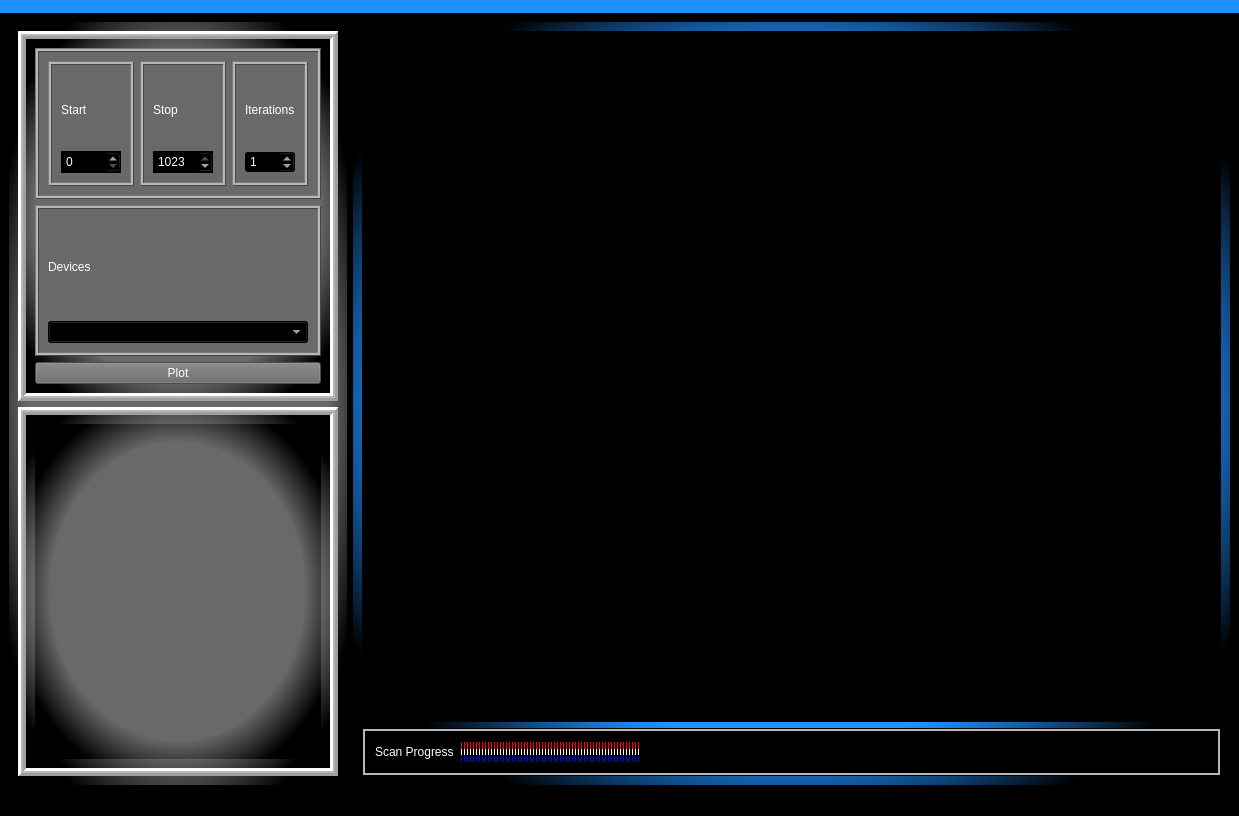
<?xml version="1.0" encoding="UTF-8"?>
<ui version="4.0">
 <class>MainWindow</class>
 <widget class="QMainWindow" name="MainWindow">
  <property name="windowModality">
   <enum>Qt::WindowModality::NonModal</enum>
  </property>
  <property name="geometry">
   <rect>
    <x>0</x>
    <y>0</y>
    <width>1239</width>
    <height>816</height>
   </rect>
  </property>
  <property name="minimumSize">
   <size>
    <width>1239</width>
    <height>816</height>
   </size>
  </property>
  <property name="maximumSize">
   <size>
    <width>16777214</width>
    <height>16777215</height>
   </size>
  </property>
  <property name="windowTitle">
   <string>GraphApp</string>
  </property>
  <property name="layoutDirection">
   <enum>Qt::LayoutDirection::LeftToRight</enum>
  </property>
  <property name="autoFillBackground">
   <bool>false</bool>
  </property>
  <property name="styleSheet">
   <string notr="true">background-color: b;
border-color: black</string>
  </property>
  <widget class="QWidget" name="centralwidget">
   <property name="sizePolicy">
    <sizepolicy hsizetype="Ignored" vsizetype="Ignored">
     <horstretch>0</horstretch>
     <verstretch>0</verstretch>
    </sizepolicy>
   </property>
   <property name="autoFillBackground">
    <bool>false</bool>
   </property>
   <property name="styleSheet">
    <string notr="true"/>
   </property>
   <layout class="QHBoxLayout" name="horizontalLayout_2">
    <item>
     <widget class="QFrame" name="leftFrame">
      <property name="styleSheet">
       <string notr="true">background-color:  qradialgradient(spread:pad, cx:0.5, cy:0.5, radius:0.877, fx:0.496786, fy:0.499, stop:0.507 dimgrey stop:0.674877 black)</string>
      </property>
      <layout class="QVBoxLayout" name="verticalLayout_7">
       <item>
        <widget class="QFrame" name="inputsFrame">
         <property name="autoFillBackground">
          <bool>false</bool>
         </property>
         <property name="frameShape">
          <enum>QFrame::Shape::Box</enum>
         </property>
         <property name="frameShadow">
          <enum>QFrame::Shadow::Raised</enum>
         </property>
         <property name="lineWidth">
          <number>3</number>
         </property>
         <property name="midLineWidth">
          <number>2</number>
         </property>
         <layout class="QVBoxLayout" name="verticalLayout_4">
          <item>
           <widget class="QFrame" name="start_stop_iterationsFrame">
            <property name="autoFillBackground">
             <bool>false</bool>
            </property>
            <property name="styleSheet">
             <string notr="true">background-color:  dimgrey
</string>
            </property>
            <property name="frameShape">
             <enum>QFrame::Shape::Box</enum>
            </property>
            <property name="frameShadow">
             <enum>QFrame::Shadow::Raised</enum>
            </property>
            <property name="midLineWidth">
             <number>2</number>
            </property>
            <layout class="QHBoxLayout" name="horizontalLayout_4">
             <item alignment="">
              <widget class="QFrame" name="startBox">
               <property name="minimumSize">
                <size>
                 <width>80</width>
                 <height>60</height>
                </size>
               </property>
               <property name="styleSheet">
                <string notr="true">background-color: dimgrey</string>
               </property>
               <property name="frameShape">
                <enum>QFrame::Shape::Box</enum>
               </property>
               <property name="frameShadow">
                <enum>QFrame::Shadow::Raised</enum>
               </property>
               <property name="lineWidth">
                <number>1</number>
               </property>
               <property name="midLineWidth">
                <number>2</number>
               </property>
               <layout class="QVBoxLayout" name="verticalLayout">
                <item>
                 <widget class="QLabel" name="startLabel">
                  <property name="styleSheet">
                   <string notr="true">color: white</string>
                  </property>
                  <property name="text">
                   <string>Start </string>
                  </property>
                 </widget>
                </item>
                <item>
                 <widget class="QSpinBox" name="startSpinbox">
                  <property name="minimumSize">
                   <size>
                    <width>60</width>
                    <height>20</height>
                   </size>
                  </property>
                  <property name="autoFillBackground">
                   <bool>true</bool>
                  </property>
                  <property name="styleSheet">
                   <string notr="true">background-color: black; color: white</string>
                  </property>
                  <property name="maximum">
                   <number>1023</number>
                  </property>
                 </widget>
                </item>
               </layout>
              </widget>
             </item>
             <item alignment="">
              <widget class="QFrame" name="stopBox">
               <property name="minimumSize">
                <size>
                 <width>80</width>
                 <height>60</height>
                </size>
               </property>
               <property name="styleSheet">
                <string notr="true">background-color: dimgrey</string>
               </property>
               <property name="frameShape">
                <enum>QFrame::Shape::Box</enum>
               </property>
               <property name="frameShadow">
                <enum>QFrame::Shadow::Raised</enum>
               </property>
               <property name="midLineWidth">
                <number>2</number>
               </property>
               <layout class="QVBoxLayout" name="verticalLayout_5">
                <item>
                 <widget class="QLabel" name="stopLabel">
                  <property name="styleSheet">
                   <string notr="true">color: white</string>
                  </property>
                  <property name="text">
                   <string>Stop</string>
                  </property>
                 </widget>
                </item>
                <item>
                 <widget class="QSpinBox" name="stopSpinbox">
                  <property name="minimumSize">
                   <size>
                    <width>60</width>
                    <height>20</height>
                   </size>
                  </property>
                  <property name="autoFillBackground">
                   <bool>true</bool>
                  </property>
                  <property name="styleSheet">
                   <string notr="true">background-color: black; color: white</string>
                  </property>
                  <property name="maximum">
                   <number>1023</number>
                  </property>
                  <property name="value">
                   <number>1023</number>
                  </property>
                 </widget>
                </item>
               </layout>
              </widget>
             </item>
             <item>
              <widget class="QFrame" name="iterations">
               <property name="minimumSize">
                <size>
                 <width>0</width>
                 <height>60</height>
                </size>
               </property>
               <property name="autoFillBackground">
                <bool>false</bool>
               </property>
               <property name="styleSheet">
                <string notr="true">color: black; background-color: dimgrey</string>
               </property>
               <property name="frameShape">
                <enum>QFrame::Shape::Box</enum>
               </property>
               <property name="frameShadow">
                <enum>QFrame::Shadow::Raised</enum>
               </property>
               <property name="midLineWidth">
                <number>2</number>
               </property>
               <layout class="QVBoxLayout" name="verticalLayout_3">
                <item>
                 <widget class="QLabel" name="iterationsLabel">
                  <property name="styleSheet">
                   <string notr="true">color: white</string>
                  </property>
                  <property name="text">
                   <string>Iterations</string>
                  </property>
                 </widget>
                </item>
                <item>
                 <widget class="QSpinBox" name="iterationsSpinbox">
                  <property name="minimumSize">
                   <size>
                    <width>30</width>
                    <height>20</height>
                   </size>
                  </property>
                  <property name="autoFillBackground">
                   <bool>false</bool>
                  </property>
                  <property name="styleSheet">
                   <string notr="true">background-color: black; color: white</string>
                  </property>
                  <property name="maximum">
                   <number>100</number>
                  </property>
                  <property name="value">
                   <number>1</number>
                  </property>
                 </widget>
                </item>
               </layout>
              </widget>
             </item>
            </layout>
           </widget>
          </item>
          <item>
           <widget class="QFrame" name="deviceFrame">
            <property name="styleSheet">
             <string notr="true">background-color:  dimgrey
</string>
            </property>
            <property name="frameShape">
             <enum>QFrame::Shape::Box</enum>
            </property>
            <property name="frameShadow">
             <enum>QFrame::Shadow::Raised</enum>
            </property>
            <property name="midLineWidth">
             <number>2</number>
            </property>
            <layout class="QVBoxLayout" name="verticalLayout_2">
             <item>
              <widget class="QLabel" name="deviceLabel">
               <property name="styleSheet">
                <string notr="true">color: white; background-color: dimgrey</string>
               </property>
               <property name="text">
                <string>Devices</string>
               </property>
              </widget>
             </item>
             <item>
              <widget class="QComboBox" name="deviceComboBox">
               <property name="autoFillBackground">
                <bool>false</bool>
               </property>
               <property name="styleSheet">
                <string notr="true">background-color: black; color:white</string>
               </property>
              </widget>
             </item>
            </layout>
           </widget>
          </item>
          <item>
           <widget class="QPushButton" name="plotButton">
            <property name="styleSheet">
             <string notr="true">color: white; background-color: dimgrey</string>
            </property>
            <property name="text">
             <string>Plot</string>
            </property>
           </widget>
          </item>
         </layout>
        </widget>
       </item>
       <item>
        <widget class="QFrame" name="imageFrame">
         <property name="maximumSize">
          <size>
           <width>16777215</width>
           <height>16777215</height>
          </size>
         </property>
         <property name="autoFillBackground">
          <bool>false</bool>
         </property>
         <property name="styleSheet">
          <string notr="true">background-color:  qradialgradient(spread:pad, cx:0.5, cy:0.5, radius:0.877, fx:0.496786, fy:0.499, stop:0.507 dimgrey stop:0.674877 black)</string>
         </property>
         <property name="frameShape">
          <enum>QFrame::Shape::Box</enum>
         </property>
         <property name="frameShadow">
          <enum>QFrame::Shadow::Raised</enum>
         </property>
         <property name="lineWidth">
          <number>3</number>
         </property>
         <property name="midLineWidth">
          <number>2</number>
         </property>
         <layout class="QHBoxLayout" name="horizontalLayout_3">
          <item>
           <widget class="QLabel" name="imageLabel">
            <property name="text">
             <string/>
            </property>
            <property name="pixmap">
             <pixmap>../../gus2.jpg</pixmap>
            </property>
            <property name="scaledContents">
             <bool>true</bool>
            </property>
           </widget>
          </item>
         </layout>
        </widget>
       </item>
      </layout>
     </widget>
    </item>
    <item>
     <widget class="QFrame" name="plotFrame">
      <property name="enabled">
       <bool>true</bool>
      </property>
      <property name="minimumSize">
       <size>
        <width>600</width>
        <height>600</height>
       </size>
      </property>
      <property name="layoutDirection">
       <enum>Qt::LayoutDirection::LeftToRight</enum>
      </property>
      <property name="autoFillBackground">
       <bool>false</bool>
      </property>
      <property name="styleSheet">
       <string notr="true">background-color: qradialgradient(spread:pad, cx:0.5, cy:0.5, radius:0.877, fx:0.496786, fy:0.499, stop:0.507 dodgerblue, stop:0.674877 rgba(0, 0, 0, 255))</string>
      </property>
      <property name="frameShape">
       <enum>QFrame::Shape::Box</enum>
      </property>
      <property name="frameShadow">
       <enum>QFrame::Shadow::Sunken</enum>
      </property>
      <property name="lineWidth">
       <number>0</number>
      </property>
      <property name="midLineWidth">
       <number>0</number>
      </property>
      <layout class="QVBoxLayout" name="verticalLayout_6">
       <item>
        <widget class="PlotWidget" name="plotWidget">
         <property name="maximumSize">
          <size>
           <width>16777215</width>
           <height>16777215</height>
          </size>
         </property>
         <property name="autoFillBackground">
          <bool>true</bool>
         </property>
         <property name="styleSheet">
          <string notr="true">background-color: black;
color: dodgerblue</string>
         </property>
         <property name="frameShape">
          <enum>QFrame::Shape::NoFrame</enum>
         </property>
         <property name="frameShadow">
          <enum>QFrame::Shadow::Plain</enum>
         </property>
         <property name="lineWidth">
          <number>0</number>
         </property>
         <property name="midLineWidth">
          <number>0</number>
         </property>
        </widget>
       </item>
       <item>
        <widget class="QFrame" name="progressBarFrame">
         <property name="maximumSize">
          <size>
           <width>16777215</width>
           <height>16777215</height>
          </size>
         </property>
         <property name="autoFillBackground">
          <bool>false</bool>
         </property>
         <property name="styleSheet">
          <string notr="true">background-color: b</string>
         </property>
         <property name="frameShape">
          <enum>QFrame::Shape::Box</enum>
         </property>
         <property name="frameShadow">
          <enum>QFrame::Shadow::Sunken</enum>
         </property>
         <property name="lineWidth">
          <number>1</number>
         </property>
         <property name="midLineWidth">
          <number>2</number>
         </property>
         <layout class="QHBoxLayout" name="horizontalLayout">
          <item>
           <widget class="QLabel" name="progressBarLabel">
            <property name="autoFillBackground">
             <bool>false</bool>
            </property>
            <property name="styleSheet">
             <string notr="true">background-color: black; color: white</string>
            </property>
            <property name="text">
             <string>Scan Progress</string>
            </property>
           </widget>
          </item>
          <item>
           <widget class="QProgressBar" name="progressBar">
            <property name="enabled">
             <bool>true</bool>
            </property>
            <property name="styleSheet">
             <string notr="true">QProgressBar {
	border: 2px grey;
	border-radius: 5px;
}
QProgressBar::chunk {
	background-color:qlineargradient(spread:pad, x1:0, y1:0, x2:0, y2:1, stop:0 rgba(255, 0, 0, 255), stop:0.339795 rgba(255, 0, 0, 255), stop:0.339799 rgba(255, 255, 255, 255), stop:0.662444 rgba(255, 255, 255, 255), stop:0.662469 rgba(0, 0, 255, 255), stop:1 rgba(0, 0, 255, 255));
	width: 0.5px;
	margin: 1px;
	border-radius: 5px;
}</string>
            </property>
            <property name="value">
             <number>24</number>
            </property>
            <property name="textVisible">
             <bool>false</bool>
            </property>
           </widget>
          </item>
         </layout>
        </widget>
       </item>
      </layout>
     </widget>
    </item>
   </layout>
  </widget>
  <widget class="QMenuBar" name="menuBar">
   <property name="geometry">
    <rect>
     <x>0</x>
     <y>0</y>
     <width>1239</width>
     <height>21</height>
    </rect>
   </property>
   <property name="autoFillBackground">
    <bool>false</bool>
   </property>
   <property name="styleSheet">
    <string notr="true">color: dodgerblue;
background-color: black</string>
   </property>
   <property name="defaultUp">
    <bool>false</bool>
   </property>
   <property name="nativeMenuBar">
    <bool>false</bool>
   </property>
  </widget>
  <widget class="QStatusBar" name="statusBar"/>
  <widget class="QToolBar" name="toolBar">
   <property name="mouseTracking">
    <bool>false</bool>
   </property>
   <property name="acceptDrops">
    <bool>false</bool>
   </property>
   <property name="windowTitle">
    <string>toolBar</string>
   </property>
   <property name="autoFillBackground">
    <bool>false</bool>
   </property>
   <property name="styleSheet">
    <string notr="true">color: b;
background-color: dodgerblue</string>
   </property>
   <property name="movable">
    <bool>false</bool>
   </property>
   <property name="iconSize">
    <size>
     <width>16</width>
     <height>16</height>
    </size>
   </property>
   <attribute name="toolBarArea">
    <enum>TopToolBarArea</enum>
   </attribute>
   <attribute name="toolBarBreak">
    <bool>false</bool>
   </attribute>
  </widget>
 </widget>
 <customwidgets>
  <customwidget>
   <class>PlotWidget</class>
   <extends>QGraphicsView</extends>
   <header>pyqtgraph</header>
  </customwidget>
 </customwidgets>
 <resources/>
 <connections/>
</ui>
